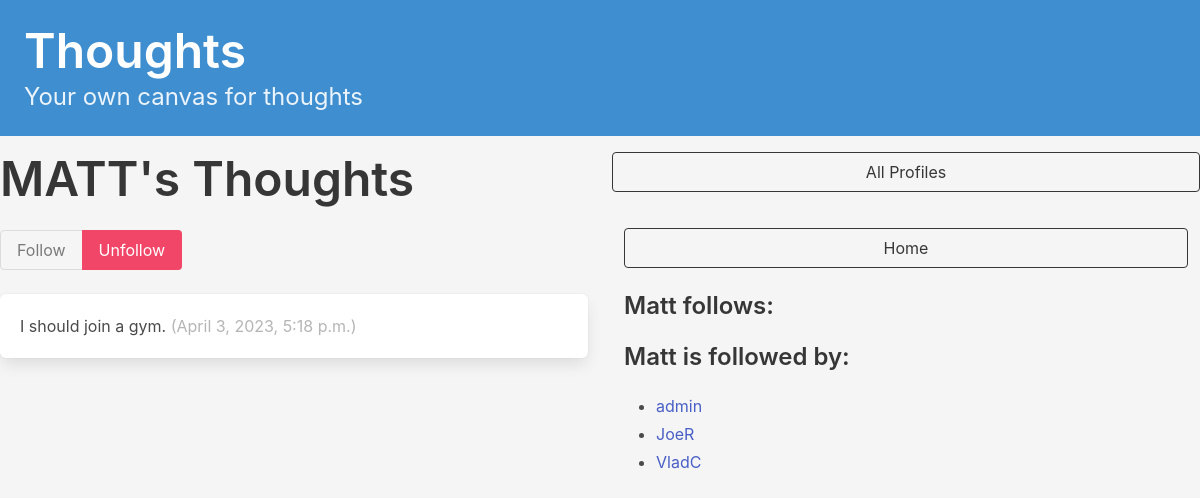
/profile/3 (signed in), run on the app's committed database.
### socialapp/models.py (models this page shows, shortened)
class Profile(models.Model):
    user = models.OneToOneField(User, on_delete=models.CASCADE)
    follows = models.ManyToManyField(
        'self',
        related_name='followed_by',
        symmetrical=False,
        blank=True
    )
    def __str__(self):
        return self.user.username

class Thought(models.Model):
    profile = models.ForeignKey(
        Profile, related_name="thoughts", on_delete=models.DO_NOTHING)
    body = models.CharField(max_length=200)
    created_at = models.DateTimeField(auto_now_add=True)
    user = Profile
    class Meta:
        ordering = ['-created_at']

### socialapp/views.py (the view, shortened to what this page needs)
# urls.py: path('profile/<int:pk>', profile, name='profile'),
def profile(request, pk):
    if not hasattr(request.user, 'profile'):
        missing_profile = Profile(user=request.user)
        missing_profile.save()
    profile = Profile.objects.get(pk=pk)
    return render(request, 'socialapp/profile.html', {'profile': profile})

### socialapp/templates/socialapp/profile.html (shortened to what this page needs)
{% extends "index.html" %}
{% block content %}
<div class="column">
    <div class="block">
        <h1 class="title is-1">{{ profile.user.username|upper }}'s Thoughts</h1>
        {% if not request.user.is_authenticated or profile.user != request.user %}
        <form method="post">
            <div class="buttons has-addons">
                {% if profile in user.profile.follows.all %}
                <button class="button is-info is-static">Follow</button>
                <button class="button is-danger" name="follow" value="unfollow">Unfollow</button>
                {% else %}
                <button class="button is-info" name="follow" value="follow">Follow</button>
                <button class="button is-danger is-static">Unfollow</button>
                {% endif %}
            </div>
        </form>
        {% endif %}
    </div>
    <div class="content">
        {% for thoughts in profile.thoughts.all %}
        <div class="box">
            {{ thoughts.body }}
            <span class="is-small has-text-grey-light">({{ thoughts.created_at }})</span>
        </div>
        {% endfor %}
    </div>
</div>
<div class="column is-one-fluid">
    <div class="block">
        <a href="{% url 'socialapp:list_of_profiles' %}">
            <button class="button is-dark is-outlined is-fullwidth">All Profiles</button>
        </a>
    </div>
    <div class="column is-one-fullwidth">
        <div class="block">
            <a href="{% url 'socialapp:dashboard' %}">
                <button class="button is-dark is-outlined is-fullwidth">Home</button>
            </a>
        </div>
        <div class="block">
            <h3 class="title is-4">{{ profile.user.username }} follows:</h3>
        </div>
        <div class="block">
            <h3 class="title is-4">{{ profile.user.username }} is followed by:</h3>
            <div class="content">
                <ul>
                    {% for follower in profile.followed_by.all %}
                    <li>
                        <a href="{% url 'socialapp:profile' follower.id %} ">{{ follower }}</a>
                    </li>
                    {% endfor %}
                </ul>
            </div>
        </div>
    </div>
</div>
{% endblock content %}

### socialapp/templates/index.html (style rules this page uses)
body { background-color: #f5f5f5; }

### data on the page
Profile: user.username "MATT", user.username "Matt"
Thought: body "I should join a gym.", created_at "April 3, 2023, 5:18 p.m."
Profile: user.username "admin"
Profile: user.username "JoeR"
Profile: user.username "VladC"
